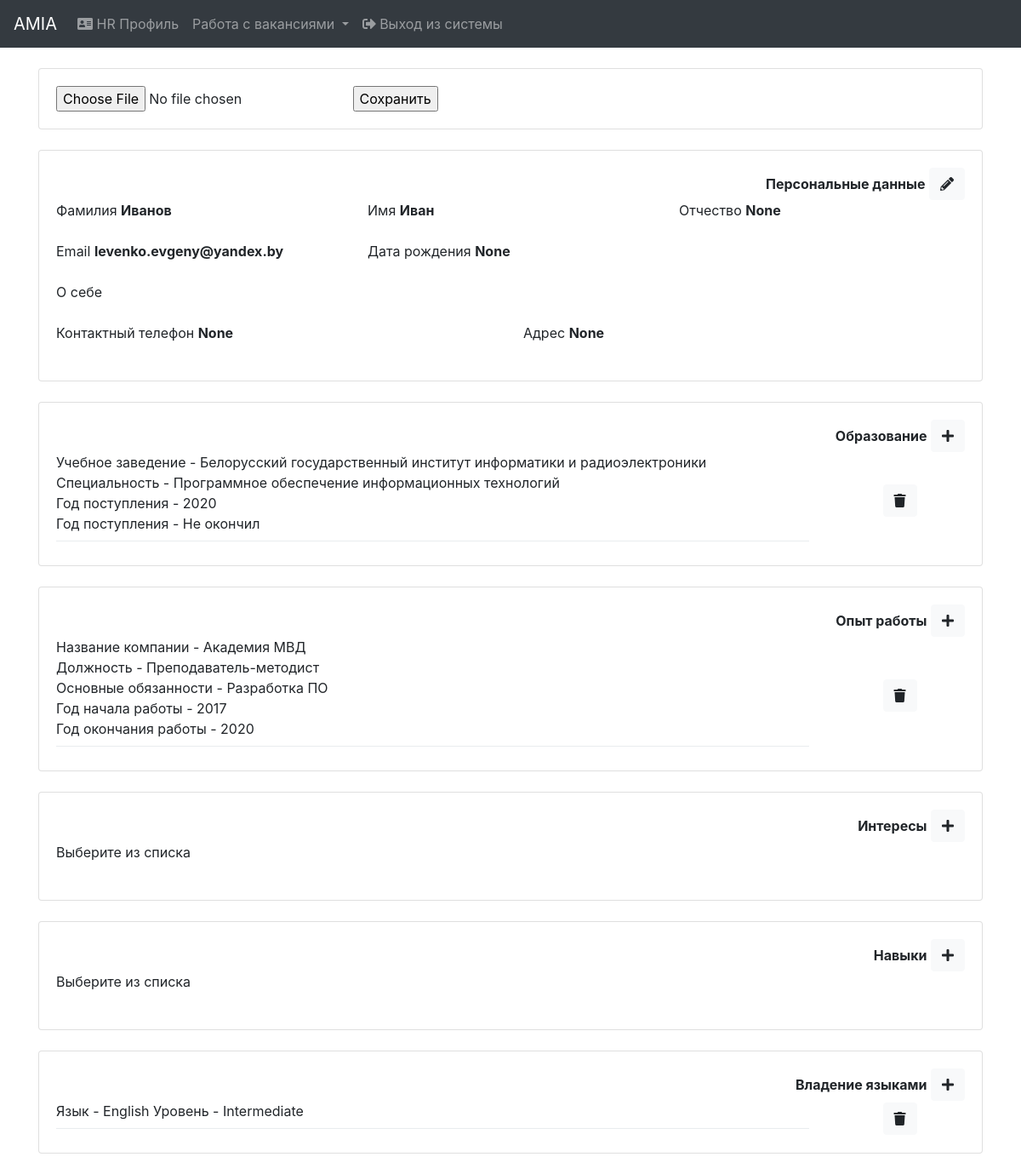
Before: /profiles/update/1/ (signed in) with the older database file.
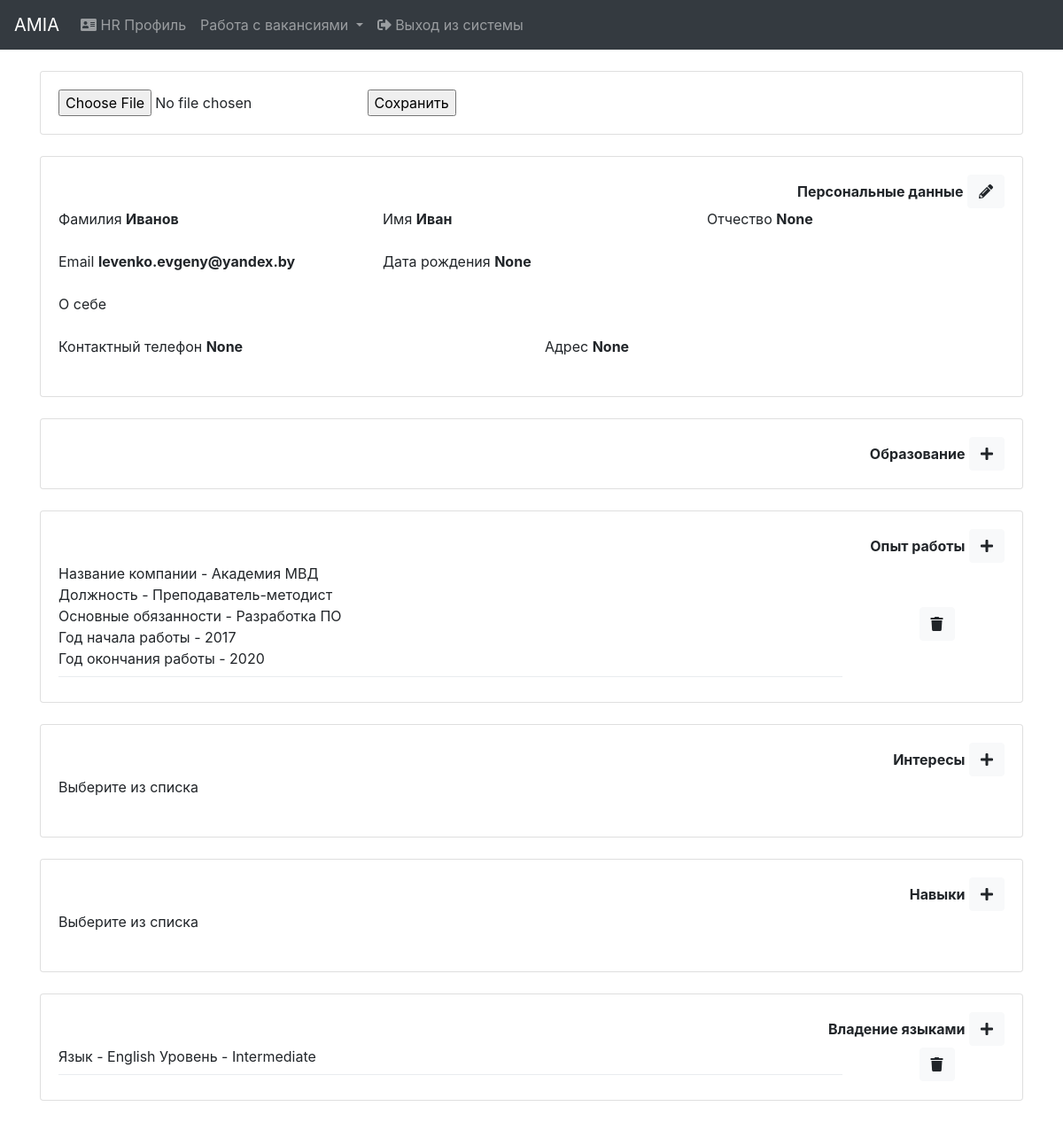
After: the same page with the newer database file.
### social_profile/models.py (models this page shows, shortened)
class EducationWithInfo(models.Model):
    specialty = models.ForeignKey(Specialty, on_delete=models.CASCADE)
    profile = models.ForeignKey(SocialProfile, on_delete=models.CASCADE)
    year_of_entrance = models.IntegerField(verbose_name="Year of entrance")
    year_of_graduating = models.IntegerField(verbose_name="Year of graduating", blank=True, null=True)

class Specialty(models.Model):
    specialty_name = models.CharField(max_length=255, verbose_name="Specialty name")
    education = models.ForeignKey(EducationalInstitution, on_delete=models.CASCADE, verbose_name="Education")
    class Meta:
        ordering = ('specialty_name',)
        verbose_name = 'Specialty'
        verbose_name_plural = 'Specialties'

class EducationalInstitution(models.Model):
    institutional_name = models.CharField(max_length=255, verbose_name="Institutional name")
    def __str__(self):
        return self.institutional_name
    class Meta:
        ordering = ('institutional_name',)
        verbose_name = 'Education'
        verbose_name_plural = 'Educations'

class WorkExperience(models.Model):
    company_name = models.CharField(max_length=255, verbose_name="Company name")
    position = models.CharField(max_length=255, verbose_name="Position")
    duty = models.TextField(verbose_name="Duty", blank=True, null=True)
    year_start = models.IntegerField(verbose_name="Start year")
    year_end = models.IntegerField(verbose_name="End year", blank=True, null=True)
    class Meta:
        ordering = ('-year_start',)
        verbose_name = 'Work experience'
        verbose_name_plural = 'Work experience'

class LanguageWithLevel(models.Model):
    language = models.ForeignKey(Language, on_delete=models.CASCADE)
    profile = models.ForeignKey(SocialProfile, on_delete=models.CASCADE)
    level = models.ForeignKey(LanguageLevel, on_delete=models.CASCADE)

class Language(models.Model):
    language_name = models.CharField(max_length=100, verbose_name="Language_name")
    def __str__(self):
        return self.language_name
    class Meta:
        ordering = ('language_name',)
        verbose_name = 'Language'
        verbose_name_plural = 'Languages'

class LanguageLevel(models.Model):
    LEVELS = (
        (1, 'Beginner'),
        (2, 'Pre-Intermediate'),
        (3, 'Intermediate'),
        (4, 'Upper-Intermediate'),
        (5, 'Advanced'),
        (6, 'Proficiency'),
    )
    language_level = models.IntegerField(verbose_name="language_level", choices=LEVELS)
    def __str__(self):
        level_index = int(self.language_level) - 1
        return str(self.LEVELS[level_index][1])
    class Meta:
        ordering = ('language_level',)
        verbose_name = 'Language level'
        verbose_name_plural = 'Language levels'

### social_profile/views.py (the view, shortened to what this page needs)
# urls.py: path('update/<int:profile_id>/', views.ProfileUpdateView.as_view(), name='profile_update'),
class ProfileUpdateView(LoginRequiredMixin, View):
    def get(self, request, profile_id):
        obj = get_object_or_404(SocialProfile, pk=profile_id)
        image_form = ProfileImageForm
        return render(request, 'social_profile/profile_update_form.html', {
            'image_form': image_form,
            'obj': obj,
        })

### context_processors/models_context.py (called while the page is built)
def models_context(request):
    return {'educational': EducationalInstitution.objects.all(),
            'language_levels': LanguageLevel.objects.all(),
            'languages': Language.objects.all(),
            'specialties': Specialty.objects.all(),
            'skills': Skill.objects.all(),
            'interests': Interest.objects.all(),
            }

### social_profile/templates/social_profile/profile_update_form.html (shortened to what the changed rows need)
{% extends 'base.html' %}
{% load widget_tweaks %}
{% load static %}
{% block content %}
    <div class="container">
        <br>
        <br>
        <br>
        <div class="card">
            <div class="card-body">
                <div class="row">
                    {% for educat in obj.educationwithinfo_set.all %}
                        <div class="col-lg-10">
                            Учебное заведение - {{ educat.specialty.education }}<br>
                            Специальность - {{ educat.specialty.specialty_name }}<br>
                            Год поступления - {{ educat.year_of_entrance }}<br>
                            Год поступления - {{ educat.year_of_graduating|default:"Не окончил" }}
                            <div class="dropdown-divider"></div>
                        </div>
                        <div class="col-lg-2 d-flex justify-content-center align-items-center">
                            <button class="btn btn-light education_delete_button" type="button" id="id_education_delete_button{{ educat.id }}" value="{{ educat.id }}">
                                <i class="fas fa-trash"></i>
                            </button>
                        </div>
                    {% endfor %}
                </div>
            </div>
        </div><br>
        <div class="card">
            <div class="card-body">
                <div class="row">
                    {% for w_e in obj.work_experience.all %}
                        <div class="col-lg-10">
                            Название компании - {{ w_e.company_name }}<br>
                            Должность - {{ w_e.position }}<br>
                            Основные обязанности - {{ w_e.duty }}<br>
                            Год начала работы - {{ w_e.year_start }}<br>
                            Год окончания работы - {{ w_e.year_end|default:"Работаю в данный момент" }}
                            <div class="dropdown-divider"></div>
                        </div>
                        <div class="col-lg-2 d-flex justify-content-center align-items-center">
                            <button class="btn btn-light w_e_delete_button" type="button" id="id_w_e_delete_button{{ w_e.id }}" value="{{ w_e.id }}">
                                <i class="fas fa-trash"></i>
                            </button>
                        </div>
                    {% endfor %}
                </div>
            </div>
        </div><br>
        <br>
        <br>
        <div class="card">
            <div class="card-body">
                <div class="row">
                    {% for lang in obj.languagewithlevel_set.all %}
                        <div class="col-lg-10">
                            Язык - {{ lang.language }}
                            Уровень - {{ lang.level }}<br>
                            <div class="dropdown-divider"></div>
                        </div>
                        <div class="col-lg-2 d-flex justify-content-center align-items-center">
                            <button class="btn btn-light lang_delete_button" type="button" id="id_lang_delete_button{{ lang.id }}" value="{{ lang.id }}">
                                <i class="fas fa-trash"></i>
                            </button>
                        </div>
                    {% endfor %}
                </div>
            </div>
        </div><br>
    </div>
{% endblock %}

Changed rows visible on the page:
removed EducationWithInfo: specialty.education "Белорусский государственный институт информатики и радиоэлектроники", specialty.specialty_name "Программное обеспечение информационных технологий", year_of_entrance "2020", year_of_graduating "Не окончил", {{ educat.id }} 2 (drawn)
